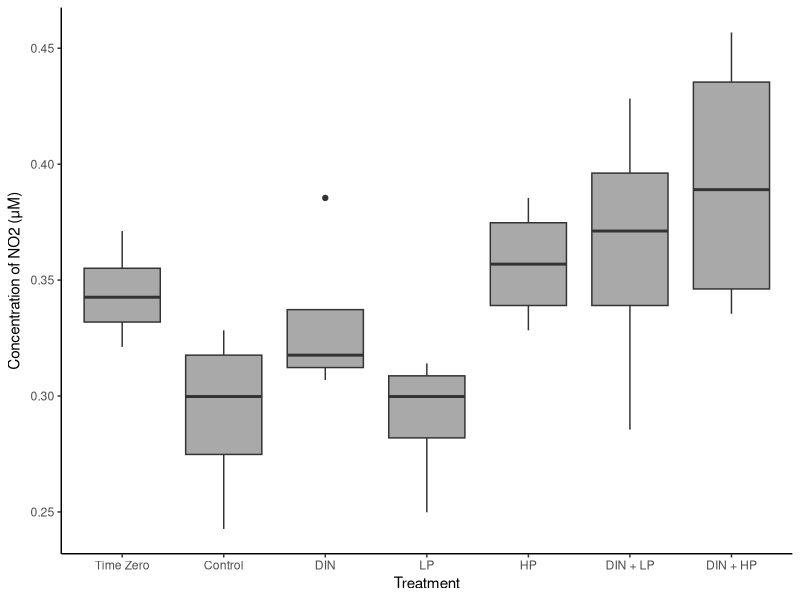
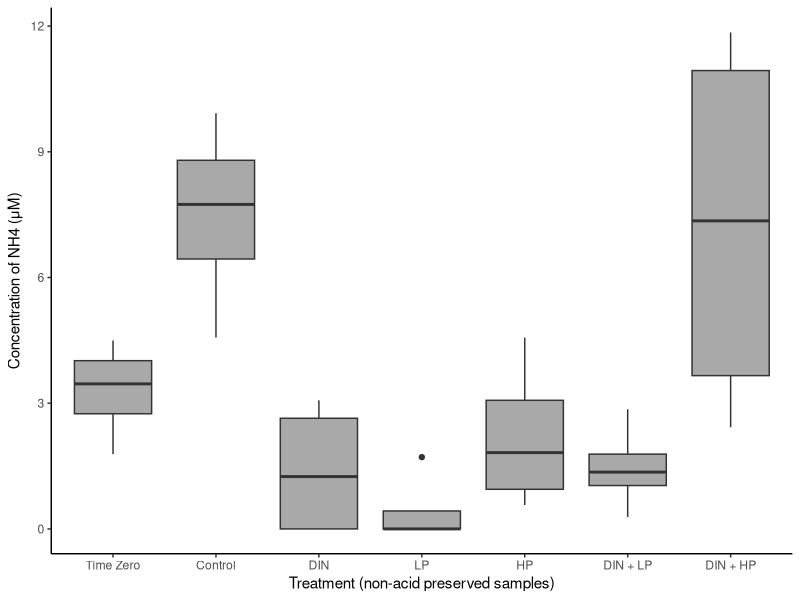
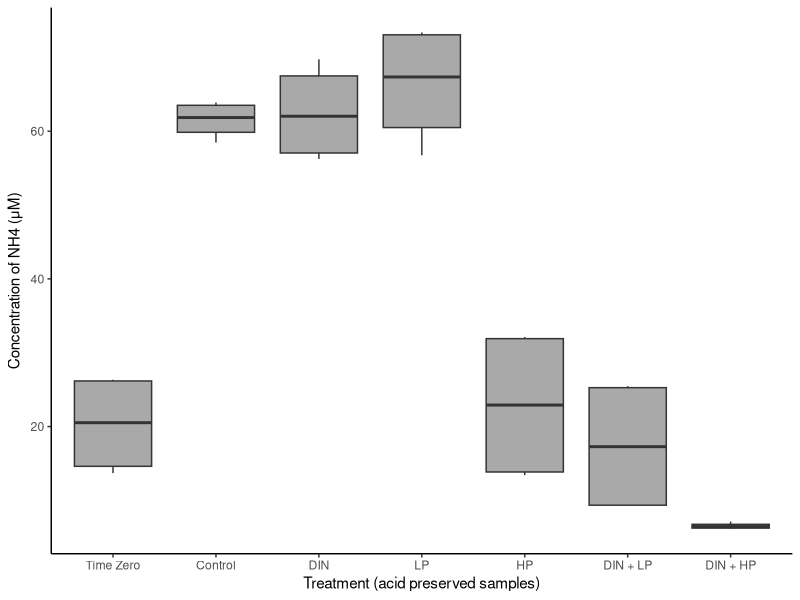
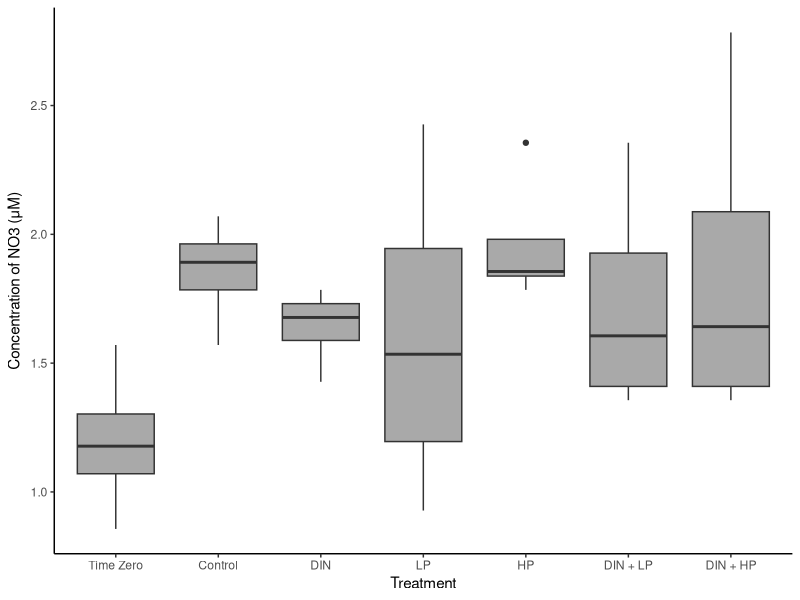
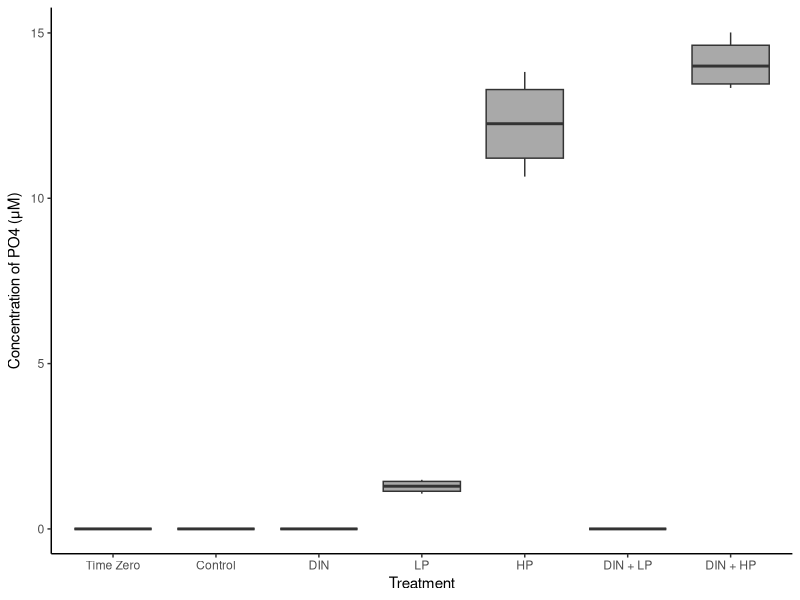

The R source for these figures, in order:
#2023-10-04
#practice with bioassay 2=4 nutrients

library(tidyverse)
library(dplyr)
library(lubridate)
library(readxl)
library(ggplot2)
library(car)
library(rstatix)

install.packages("ggpubr")
library(ggpubr)

#import data - normal

bioassay_4_nut_normal = read_excel("data/bioassay_4_nutrients.xlsx", sheet = "Normal")

summary(bioassay_4_nut_normal)
glimpse(bioassay_4_nut_normal)

#import data - acid preserved

bioassay_4_nut_ap = read_excel("data/bioassay_4_nutrients.xlsx", sheet = "Acid_Preserved")

summary(bioassay_4_nut_ap)
glimpse(bioassay_4_nut_ap)

#find average per treatment - normal

bioassay_4_nut_normal_avg = bioassay_4_nut_normal %>%
  group_by(Sample_ID) %>%
  summarise(mean_NO3 = mean(NO3), mean_NO2 = mean(NO2), mean_NH3 = mean(NH3), mean_PO4 = mean(PO4)) 

bioassay_4_nut_normal_avg

#find average per treatment - acid preserved

bioassay_4_nut_ap_avg = bioassay_4_nut_ap %>%
  group_by(Sample_ID) %>%
  summarise(mean_NO3 = mean(NO3), mean_NO2 = mean(NO2), mean_NH3 = mean(NH3), mean_PO4 = mean(PO4)) 

bioassay_4_nut_ap_avg

#bar graph:

bioassay_4_NO2 = ggplot() +
  geom_boxplot(aes(x = fct_relevel(Sample_ID, "T0", "Control", "DIN", "LP", "HP", "DIN_LP", "DIN_HP"), 
                   y = NO2),
               fill = "darkgrey",
               data = bioassay_4_nut_normal) +
  xlab("Treatment") +
  ylab(expression(paste("Concentration of NO2 (\u03BCM)"))) +
  scale_x_discrete(labels= c("T0" = "Time Zero", "Control" = "Control", "DIN" = "DIN", "LP" = "LP", "HP" = "HP", "DIN_LP" = "DIN + LP", "DIN_HP" = "DIN + HP")) +
  theme_classic() 
ggsave(bioassay_4_NO2, filename = "nutrient_figures/bioassay_4_NO2.png",
       device = "png", height = 7, width = 11)

bioassay_4_NH4_normal = ggplot() +
  geom_boxplot(aes(x = fct_relevel(Sample_ID, "T0", "Control", "DIN", "LP", "HP", "DIN_LP", "DIN_HP"), 
                   y = NH3),
               fill = "darkgrey",
               data = bioassay_4_nut_normal) +
  xlab("Treatment (non-acid preserved samples)") +
  ylab(expression(paste("Concentration of NH4 (\u03BCM)"))) +
  scale_x_discrete(labels= c("T0" = "Time Zero", "Control" = "Control", "DIN" = "DIN", "LP" = "LP", "HP" = "HP", "DIN_LP" = "DIN + LP", "DIN_HP" = "DIN + HP")) +
  theme_classic() 
ggsave(bioassay_4_NH4_normal, filename = "nutrient_figures/bioassay_4_NH4_normal.png",
       device = "png", height = 7, width = 11)

bioassay_4_NH4_ap = ggplot() +
  geom_boxplot(aes(x = fct_relevel(Sample_ID, "T0", "Control", "DIN", "LP", "HP", "DIN_LP", "DIN_HP"), 
                   y = NH3),
               fill = "darkgrey",
               data = bioassay_4_nut_ap) +
  xlab("Treatment (acid preserved samples)") +
  ylab(expression(paste("Concentration of NH4 (\u03BCM)"))) +
  scale_x_discrete(labels= c("T0" = "Time Zero", "Control" = "Control", "DIN" = "DIN", "LP" = "LP", "HP" = "HP", "DIN_LP" = "DIN + LP", "DIN_HP" = "DIN + HP")) +
  theme_classic() 
ggsave(bioassay_4_NH4_ap, filename = "nutrient_figures/bioassay_4_NH4_ap.png",
       device = "png", height = 7, width = 11)

bioassay_4_NO3 = ggplot() +
  geom_boxplot(aes(x = fct_relevel(Sample_ID, "T0", "Control", "DIN", "LP", "HP", "DIN_LP", "DIN_HP"), 
                   y = NO3),
               fill = "darkgrey",
               data = bioassay_4_nut_normal) +
  xlab("Treatment") +
  ylab(expression(paste("Concentration of NO3 (\u03BCM)"))) +
  scale_x_discrete(labels= c("T0" = "Time Zero", "Control" = "Control", "DIN" = "DIN", "LP" = "LP", "HP" = "HP", "DIN_LP" = "DIN + LP", "DIN_HP" = "DIN + HP")) +
  theme_classic() 
ggsave(bioassay_4_NO3, filename = "nutrient_figures/bioassay_4_NO3.png",
       device = "png", height = 7, width = 11)

bioassay_4_PO4 = ggplot() +
  geom_boxplot(aes(x = fct_relevel(Sample_ID, "T0", "Control", "DIN", "LP", "HP", "DIN_LP", "DIN_HP"), 
                   y = PO4),
               fill = "darkgrey",
               data = bioassay_4_nut_normal) +
  xlab("Treatment") +
  ylab(expression(paste("Concentration of PO4 (\u03BCM)"))) +
  scale_x_discrete(labels= c("T0" = "Time Zero", "Control" = "Control", "DIN" = "DIN", "LP" = "LP", "HP" = "HP", "DIN_LP" = "DIN + LP", "DIN_HP" = "DIN + HP")) +
  theme_classic() 
ggsave(bioassay_4_PO4, filename = "nutrient_figures/bioassay_4_PO4.png",
       device = "png", height = 7, width = 11)


